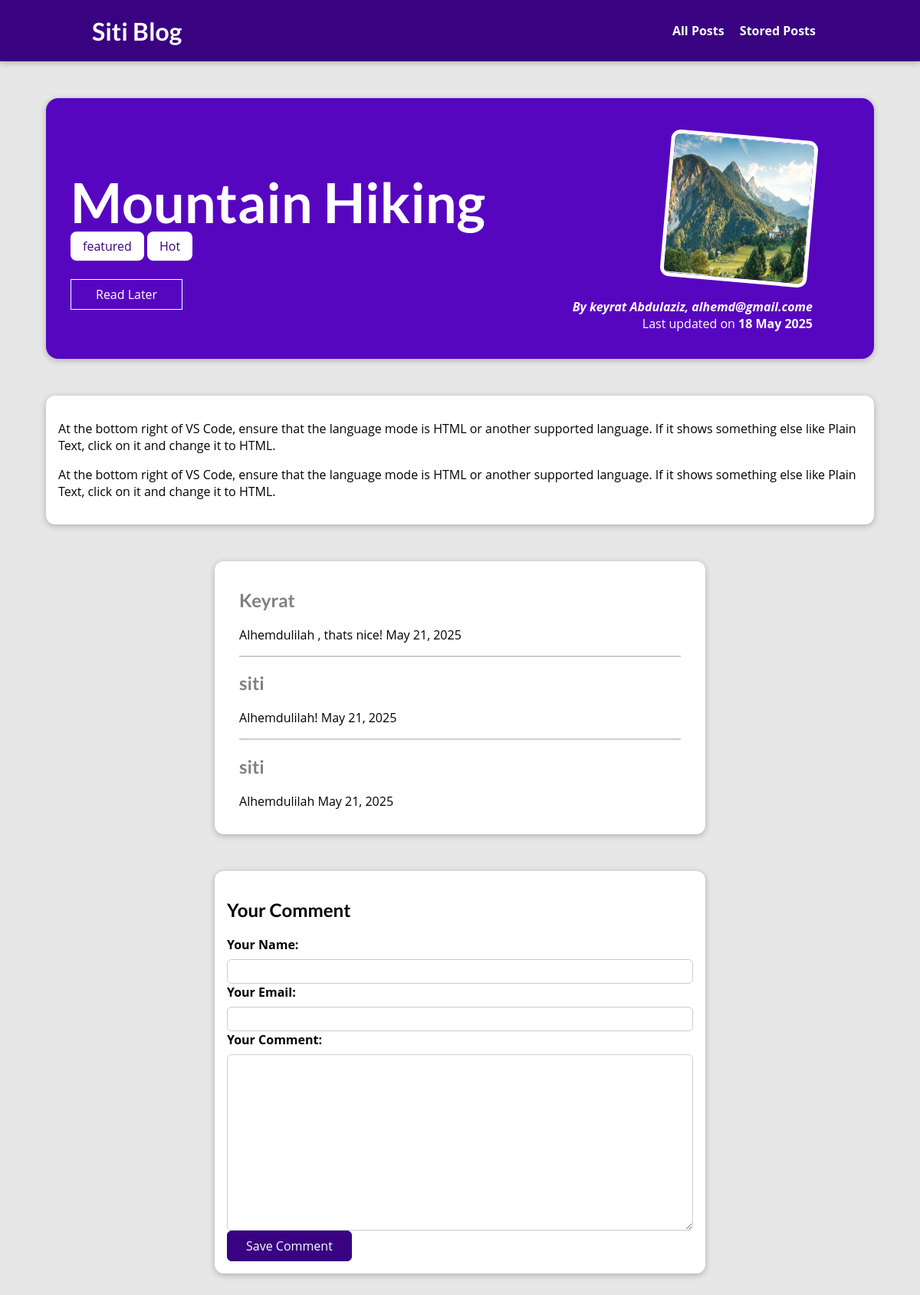
The app's page /posts/mountain-hiking with its own data.
### blog/models.py (models this page shows, shortened)
class Post(models.Model):
    title = models.CharField(max_length=250)
    excerpt = models.CharField(max_length=300)
    image = models.ImageField(upload_to="post", null=True)
    date = models.DateField(auto_now=True)
    slug = models.SlugField(unique=True, db_index=True)
    content = models.TextField(validators=[MinLengthValidator(10)])
    author = models.ForeignKey(Author, on_delete=models.SET_NULL, null=True, related_name="posts")
    tag = models.ManyToManyField(Tag)

class Tag(models.Model):
    caption = models.CharField(max_length=30)

class Author(models.Model):
    first_name = models.CharField(max_length=200)
    last_name = models.CharField(max_length=200)
    email = models.EmailField()
    def __str__(self):
        return f"{self.first_name} {self.last_name}, {self.email}"

class Comment(models.Model):
    user_name = models.CharField(max_length=120)
    user_email = models.EmailField(max_length=254)
    text = models.TextField(max_length=400)
    post = models.ForeignKey(
        Post, on_delete=models.CASCADE, related_name="comments")
    date = models.DateField(auto_now=True)

### blog/views.py (the view, shortened to what this page needs)
class PostDetail(View):
    def is_stored_post(self, request, post_id):
        stored_posts = request.session.get("stored_posts")
        if stored_posts is not None:
            is_saved_for_later = post_id in stored_posts
        else:
            is_saved_for_later = False
        return is_saved_for_later
    def get(self, request, slug):
        post = Post.objects.get(slug=slug)
        context = {
            "post": post,
            "post_tags": post.tag.all(),
            "comment_form": CommentForm(),
            "comments": post.comments.all().order_by("-id"),
            "saved_for_later": self.is_stored_post(request, post.id)
        }
        return render(request, "blog/post-detail.html", context)

### blog/forms.py
class CommentForm(forms.ModelForm):
    class Meta:
        model = Comment
        exclude = ["post"]
        labels =  {
            "user_name": "Your Name",
            "user_email": "Your Email",
            "text": "Your Comment"
        } # to overwrit labels of field in comment model.

### blog/templates/blog/post-detail.html (shortened to what this page needs)
{% extends "base.html" %}
{% load static %}
{% block css_file %}
    <link rel="stylesheet" href="{% static "blog/post-detail.css" %}" />
{% endblock%}
{% block content%}
    <section id="summary">
        <h2>{{ post.title }}</h2>
        <div>
            {% for atag in post_tags %}
                <span class="tag">{{ atag.caption }}</span>
            {% endfor %}
        </div>
        <div id="read-later">
            <form action=" {% url "read-later" %}" method="POST">
                <button>
                    {% if saved_for_later %}
                        Remove from Read Later List
                    {% else %}
                        Read Later
                    {% endif %}
                </button>
            </form>
        </div>
        <article>
            <img src="{{ post.image.url }}" alt="{{ post.title }}"/>
            <address>By <a href="mailto:{{post.author.email}}">{{ post.author }}</a></address>
            <div>
                Last updated on <time>{{ post.date|date:"d M Y" }}</time>
            </div>
        </article>
    </section>
    <main>
        {{ post.content|linebreaks }}
    </main>
    <section id="comments">
        <ul>
          {% for comment in comments %}
            <li>
                <h2>{{ comment.user_name }}</h2>
                <p>{{ comment.text }} {{ comment.date }}</p>
            </li>
            {% endfor %}
        </ul>
    </section>
    <section id="comment_form">
        <h2>Your Comment</h2>
        <form action="{% url "posts_detail" post.slug %}" method="POST">
            {% for form_field in comment_form %}
                <div class="form-control {% if form_field.errors %}invalid{% endif %}">
                    {{ form_field.label_tag }}
                    {{ form_field }}
                </div>
            {% endfor %}
            <button>Save Comment</button>
        </form>
    </section>
{% endblock %}

### static/app.css (style rules this page uses)
* { box-sizing: border-box; }
html { font-family: 'Open Sans', 'Lato', sans-serif; }
body { margin: 0; }
h1, h2, h3 { font-family: 'Lato', sans-serif; font-weight: bold; }

### blog/static/blog/post-detail.css (style rules this page uses)
body { background-color: #e7e7e7; }
#summary { margin: 8rem auto 3rem auto; padding: 2rem; width: 90%; max-width: 90rem; border-radius: 16px; background-color: #5706c0; position: relative; box-shadow: 0 2px 8px rgba(0, 0, 0, 0.25); height: auto; }
#summary h2 { font-size: 4.5rem; color: white; margin-bottom: 0.25rem; }
#summary article { position: absolute; top: 2rem; right: 3rem; padding: 1rem 2rem; border-radius: 12px; text-align: right; color: white; }
#summary article img { width: 12rem; height: 12rem; border-radius: 12px; transform: rotateZ(5deg); border: 5px solid white; margin-bottom: 1rem; }
#summary address { font-weight: bold; }
#summary a { color: white; text-decoration: none; }
#summary time { font-weight: bold; }
#read-later { margin: 2rem 0; }
#read-later button { background-color: transparent; border: 1px solid white; padding: 0.5rem 2rem; font: inherit; color: white; cursor: pointer; }
main { width: 90%; max-width: 90rem; margin: 3rem auto; background-color: white; padding: 1rem; border-radius: 12px; box-shadow: 0 2px 8px rgba(0, 0, 0, 0.25); }
.tag { background-color: white; color: #390281; padding: 0.5rem 1rem; border-radius: 8px; }
#comment_form { margin: 3rem auto; width: 90%; max-width: 40rem; border-radius: 12px; background-color: white; box-shadow: 0 2px 8px rgba(0, 0, 0, 0.25); padding: 1rem; }
#comment_form button { font: inherit; background-color: #390281; color: white; border: 1px solid #390281; padding: 0.5rem 1.5rem; border-radius: 6px; cursor: pointer; }
.form-control label { font-weight: bold; margin-bottom: 0.5rem; display: block; }
.form-control input, .form-control textarea { display: block; width: 100%; font: inherit; padding: 0.25rem; border-radius: 6px; border: 1px solid #ccc; }
#comments { margin: 3rem auto; width: 90%; max-width: 40rem; border-radius: 12px; background-color: white; box-shadow: 0 2px 8px rgba(0, 0, 0, 0.25); padding: 1rem 2rem; }
#comments ul { list-style: none; margin: 0; padding: 0; }
#comments li { margin-bottom: 1rem; border-bottom: 2px solid #ccc; }
#comments li:last-of-type { border-bottom: none; }
#comments h2 { color: gray; }

### records on screen
Post: title "Mountain Hiking", image (picture), author "keyrat Abdulaziz, alhemd@gmail.come", date "18 May 2025", content "At the bottom right of VS Code, ensure that the language mode is HTML or another supported language. If it shows something else like Plain Text, click on it and change it to HTML. At the bottom right of VS Code, ensure that the language mode is HTML or another supported language. If it shows something else like Plain Text, click on it and change it to HTML."
Tag: caption "featured"
Tag: caption "Hot"
Comment: user_name "Keyrat", text "Alhemdulilah , thats nice!", date "May 21, 2025"
Comment: user_name "siti", text "Alhemdulilah!", date "May 21, 2025"
Comment: user_name "siti", text "Alhemdulilah", date "May 21, 2025"
